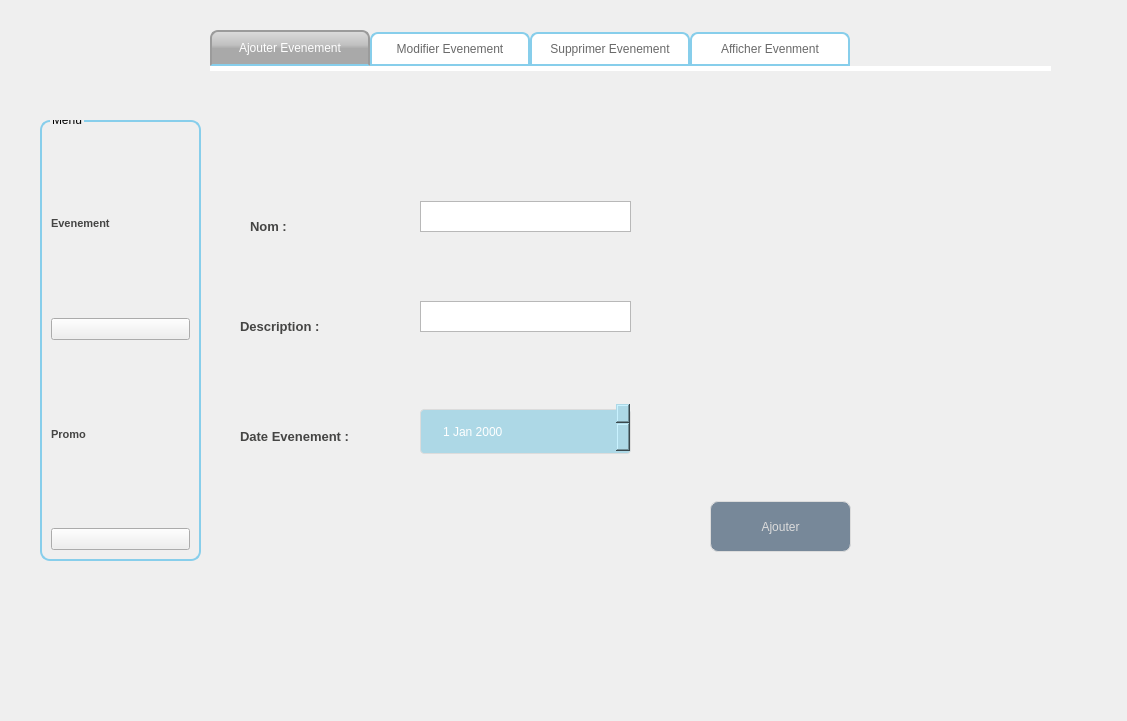
<?xml version="1.0" encoding="UTF-8"?>
<ui version="4.0">
 <class>EvenementInter</class>
 <widget class="QDialog" name="EvenementInter">
  <property name="geometry">
   <rect>
    <x>0</x>
    <y>0</y>
    <width>1127</width>
    <height>721</height>
   </rect>
  </property>
  <property name="windowTitle">
   <string>Dialog</string>
  </property>
  <widget class="QTabWidget" name="tabWidget">
   <property name="geometry">
    <rect>
     <x>210</x>
     <y>30</y>
     <width>841</width>
     <height>641</height>
    </rect>
   </property>
   <property name="styleSheet">
    <string notr="true">QTabWidget::pane { /* The tab widget frame */
border-top: 5px solid white ;
}
/* Style the tab using the tab sub-control. Note that it reads QTabBar _not_ QTabWidget */
QTabBar::tab {
background: #FFFFFF;
border: 2px solid #87CEEB;
border-bottom-color: #87CEEB; /* same as the pane color */
border-top-left-radius:8px;
border-top-right-radius: 8px;
min-width: 140px;
padding: 8px;
color: #696969;


}
QTabBar::tab:selected, QTabBar::tab:hover {
background: qlineargradient(x1: 0, y1: 0, x2: 0, y2: 1, stop: 0 #DCDCDC, stop: 0.4 #C0C0C0, stop: 0.5 #A9A9A9, stop: 1.0 #A9A9A9);
}
QTabBar::tab:selected {
border-color: #9B9B9B;
border-bottom-color: #87CEEB; /* same as pane color */
color: #FFFFFF;
;

}
QTabBar::tab:!selected {
margin-top: 2px; /* make non-selected tabs look smaller */
}
QLineEdit {
  width: 100%;
  padding: 12px 20px;
  margin: 8px 0;
  display: inline-block;
  border: 1px solid #ccc;
  border-radius: 4px;
  box-sizing: border-box;
}</string>
   </property>
   <property name="currentIndex">
    <number>0</number>
   </property>
   <widget class="QWidget" name="tab">
    <attribute name="title">
     <string>Ajouter Evenement</string>
    </attribute>
    <widget class="QDateEdit" name="dateEdit">
     <property name="geometry">
      <rect>
       <x>210</x>
       <y>330</y>
       <width>211</width>
       <height>61</height>
      </rect>
     </property>
     <property name="styleSheet">
      <string notr="true">background-color: rgb(250, 211, 0);
width: 100%;
  padding: 12px 20px;
  margin: 8px 0;
  display: inline-block;
  border: 1px solid #dcdcdc;
  border-radius: 4px;
  box-sizing: border-box;
  background: #ADD8E6;
  color: #FFFFFF;</string>
     </property>
    </widget>
    <widget class="QLabel" name="label_13">
     <property name="geometry">
      <rect>
       <x>40</x>
       <y>130</y>
       <width>101</width>
       <height>51</height>
      </rect>
     </property>
     <property name="styleSheet">
      <string notr="true">background-color: transparent;
font: 8pt &quot;Castellar&quot;;
	color: #454544;
	font-weight: bold;
	font-size: 13px;
border:none;

</string>
     </property>
     <property name="text">
      <string>Nom :</string>
     </property>
    </widget>
    <widget class="QLabel" name="label_14">
     <property name="geometry">
      <rect>
       <x>30</x>
       <y>240</y>
       <width>161</width>
       <height>31</height>
      </rect>
     </property>
     <property name="styleSheet">
      <string notr="true">background-color: transparent;
font: 8pt &quot;Castellar&quot;;
	color: #454544;
	font-weight: bold;
	font-size: 13px;
border:none;</string>
     </property>
     <property name="text">
      <string>Description :</string>
     </property>
    </widget>
    <widget class="QLabel" name="label_12">
     <property name="geometry">
      <rect>
       <x>30</x>
       <y>350</y>
       <width>191</width>
       <height>31</height>
      </rect>
     </property>
     <property name="styleSheet">
      <string notr="true">background-color: transparent;
font: 8pt &quot;Castellar&quot;;
	color: #454544;
	font-weight: bold;
	font-size: 13px;
border:none;</string>
     </property>
     <property name="text">
      <string>Date Evenement :</string>
     </property>
    </widget>
    <widget class="QPushButton" name="AjouterBouton">
     <property name="geometry">
      <rect>
       <x>500</x>
       <y>430</y>
       <width>141</width>
       <height>51</height>
      </rect>
     </property>
     <property name="styleSheet">
      <string notr="true">QPushButton {
	font: 87 8pt &quot;Segoe UI Black&quot;;
color: #dcdcdc;
background:#778899;
border: none;
border: 1px solid #DCDCDC;
border-radius: 8px;

}
QPushButton:hover {
color:#fff;
font: 87 8pt &quot;Segoe UI Black&quot;;
background:#ADD8E6;
border: none;
}</string>
     </property>
     <property name="text">
      <string>Ajouter</string>
     </property>
    </widget>
    <widget class="QTextEdit" name="Nom">
     <property name="geometry">
      <rect>
       <x>210</x>
       <y>130</y>
       <width>211</width>
       <height>31</height>
      </rect>
     </property>
     <property name="styleSheet">
      <string notr="true">QLineEdit {
  width: 100%;
  padding: 12px 20px;
  margin: 8px 0;
  display: inline-block;
  border: 1px solid #dcdcdc;
  border-radius: 4px;
  box-sizing: border-box;
  background: #ADD8E6;
  color: #FFFFFF;
}</string>
     </property>
    </widget>
    <widget class="QTextEdit" name="Description">
     <property name="geometry">
      <rect>
       <x>210</x>
       <y>230</y>
       <width>211</width>
       <height>31</height>
      </rect>
     </property>
     <property name="styleSheet">
      <string notr="true">
QLineEdit {
  width: 100%;
  padding: 12px 20px;
  margin: 8px 0;
  display: inline-block;
  border: 1px solid #dcdcdc;
  border-radius: 4px;
  box-sizing: border-box;
  background: #87CEEB;
  color: #FFFFFF;
}</string>
     </property>
    </widget>
   </widget>
   <widget class="QWidget" name="tab_4">
    <attribute name="title">
     <string>Modifier Evenement</string>
    </attribute>
    <widget class="QLabel" name="label_2">
     <property name="geometry">
      <rect>
       <x>40</x>
       <y>100</y>
       <width>81</width>
       <height>31</height>
      </rect>
     </property>
     <property name="styleSheet">
      <string notr="true">background-color: transparent;
font: 8pt &quot;Castellar&quot;;
	color: #454544;
	font-weight: bold;
	font-size: 13px;
border:none;</string>
     </property>
     <property name="text">
      <string>ID evennement</string>
     </property>
    </widget>
    <widget class="QComboBox" name="comboBox_modif">
     <property name="geometry">
      <rect>
       <x>190</x>
       <y>90</y>
       <width>181</width>
       <height>61</height>
      </rect>
     </property>
     <property name="styleSheet">
      <string notr="true">background-color: rgb(250, 211, 0);
width: 100%;
  padding: 12px 20px;
  margin: 8px 0;
  display: inline-block;
  border: 1px solid #dcdcdc;
  border-radius: 4px;
  box-sizing: border-box;
  background: #ADD8E6;
  color: #FFFFFF;</string>
     </property>
    </widget>
    <widget class="QLabel" name="label_28">
     <property name="geometry">
      <rect>
       <x>40</x>
       <y>190</y>
       <width>91</width>
       <height>31</height>
      </rect>
     </property>
     <property name="styleSheet">
      <string notr="true">background-color: transparent;
font: 8pt &quot;Castellar&quot;;
	color: #454544;
	font-weight: bold;
	font-size: 13px;
border:none;</string>
     </property>
     <property name="text">
      <string>Nom :</string>
     </property>
    </widget>
    <widget class="QLineEdit" name="nommodif">
     <property name="geometry">
      <rect>
       <x>190</x>
       <y>180</y>
       <width>181</width>
       <height>61</height>
      </rect>
     </property>
     <property name="styleSheet">
      <string notr="true">
QLineEdit {
  width: 100%;
  padding: 12px 20px;
  margin: 8px 0;
  display: inline-block;
  border: 1px solid #dcdcdc;
  border-radius: 4px;
  box-sizing: border-box;
  background: #87CEEB;
  color: #FFFFFF;
}</string>
     </property>
    </widget>
    <widget class="QLabel" name="label_27">
     <property name="geometry">
      <rect>
       <x>40</x>
       <y>280</y>
       <width>91</width>
       <height>31</height>
      </rect>
     </property>
     <property name="styleSheet">
      <string notr="true">background-color: transparent;
font: 8pt &quot;Castellar&quot;;
	color: #454544;
	font-weight: bold;
	font-size: 13px;
border:none;</string>
     </property>
     <property name="text">
      <string>Description :</string>
     </property>
    </widget>
    <widget class="QLineEdit" name="descmodif">
     <property name="geometry">
      <rect>
       <x>190</x>
       <y>270</y>
       <width>181</width>
       <height>61</height>
      </rect>
     </property>
     <property name="styleSheet">
      <string notr="true">QLineEdit {
  width: 100%;
  padding: 12px 20px;
  margin: 8px 0;
  display: inline-block;
  border: 1px solid #dcdcdc;
  border-radius: 4px;
  box-sizing: border-box;
  background: #87CEEB;
  color: #FFFFFF;
}
</string>
     </property>
    </widget>
    <widget class="QLabel" name="label_29">
     <property name="geometry">
      <rect>
       <x>40</x>
       <y>380</y>
       <width>91</width>
       <height>31</height>
      </rect>
     </property>
     <property name="styleSheet">
      <string notr="true">background-color: transparent;
font: 8pt &quot;Castellar&quot;;
	color: #454544;
	font-weight: bold;
	font-size: 13px;
border:none;</string>
     </property>
     <property name="text">
      <string>Date Evenement :</string>
     </property>
    </widget>
    <widget class="QDateEdit" name="datemodif">
     <property name="geometry">
      <rect>
       <x>190</x>
       <y>370</y>
       <width>181</width>
       <height>71</height>
      </rect>
     </property>
     <property name="styleSheet">
      <string notr="true">background-color: rgb(250, 211, 0);
width: 100%;
  padding: 12px 20px;
  margin: 8px 0;
  display: inline-block;
  border: 1px solid #dcdcdc;
  border-radius: 4px;
  box-sizing: border-box;
  background: #ADD8E6;
  color: #FFFFFF;</string>
     </property>
    </widget>
    <widget class="QPushButton" name="modifiebtn">
     <property name="geometry">
      <rect>
       <x>500</x>
       <y>440</y>
       <width>141</width>
       <height>51</height>
      </rect>
     </property>
     <property name="styleSheet">
      <string notr="true">QPushButton {
	font: 87 8pt &quot;Segoe UI Black&quot;;
color: #dcdcdc;
background:#778899;
border: none;
border: 1px solid #DCDCDC;
border-radius: 8px;

}
QPushButton:hover {
color:#fff;
font: 87 8pt &quot;Segoe UI Black&quot;;
background:#ADD8E6;
border: none;
}</string>
     </property>
     <property name="text">
      <string>Modifier</string>
     </property>
    </widget>
   </widget>
   <widget class="QWidget" name="tab_3">
    <attribute name="title">
     <string>Supprimer Evenement</string>
    </attribute>
    <widget class="QComboBox" name="comboBox">
     <property name="geometry">
      <rect>
       <x>360</x>
       <y>50</y>
       <width>121</width>
       <height>61</height>
      </rect>
     </property>
     <property name="styleSheet">
      <string notr="true">background-color: rgb(250, 211, 0);
width: 100%;
  padding: 12px 20px;
  margin: 8px 0;
  display: inline-block;
  border: 1px solid #dcdcdc;
  border-radius: 4px;
  box-sizing: border-box;
  background: #ADD8E6;
  color: #FFFFFF;</string>
     </property>
    </widget>
    <widget class="QLabel" name="label">
     <property name="geometry">
      <rect>
       <x>220</x>
       <y>60</y>
       <width>141</width>
       <height>31</height>
      </rect>
     </property>
     <property name="styleSheet">
      <string notr="true">background-color: transparent;
font: 8pt &quot;Castellar&quot;;
	color: #454544;
	font-weight: bold;
	font-size: 13px;
border:none;</string>
     </property>
     <property name="text">
      <string>ID evennement</string>
     </property>
    </widget>
    <widget class="QTextBrowser" name="Nomval">
     <property name="geometry">
      <rect>
       <x>200</x>
       <y>160</y>
       <width>256</width>
       <height>31</height>
      </rect>
     </property>
     <property name="styleSheet">
      <string notr="true">QLineEdit {
  width: 100%;
  padding: 12px 20px;
  margin: 8px 0;
  display: inline-block;
  border: 1px solid #dcdcdc;
  border-radius: 4px;
  box-sizing: border-box;
  background: #ADD8E6;
  color: #FFFFFF;
}</string>
     </property>
    </widget>
    <widget class="QTextBrowser" name="Dateeventval">
     <property name="geometry">
      <rect>
       <x>200</x>
       <y>430</y>
       <width>256</width>
       <height>31</height>
      </rect>
     </property>
     <property name="styleSheet">
      <string notr="true">
QLineEdit {
  width: 100%;
  padding: 12px 20px;
  margin: 8px 0;
  display: inline-block;
  border: 1px solid #dcdcdc;
  border-radius: 4px;
  box-sizing: border-box;
  background: #87CEEB;
  color: #FFFFFF;
}</string>
     </property>
    </widget>
    <widget class="QLabel" name="label_24">
     <property name="geometry">
      <rect>
       <x>40</x>
       <y>140</y>
       <width>81</width>
       <height>61</height>
      </rect>
     </property>
     <property name="styleSheet">
      <string notr="true">background-color: transparent;
font: 8pt &quot;Castellar&quot;;
	color: #454544;
	font-weight: bold;
	font-size: 13px;
border:none;</string>
     </property>
     <property name="text">
      <string>Nom :</string>
     </property>
    </widget>
    <widget class="QLabel" name="label_25">
     <property name="geometry">
      <rect>
       <x>40</x>
       <y>290</y>
       <width>181</width>
       <height>31</height>
      </rect>
     </property>
     <property name="styleSheet">
      <string notr="true">background-color: transparent;
font: 8pt &quot;Castellar&quot;;
	color: #454544;
	font-weight: bold;
	font-size: 13px;
border:none;</string>
     </property>
     <property name="text">
      <string>Description :</string>
     </property>
    </widget>
    <widget class="QLabel" name="label_26">
     <property name="geometry">
      <rect>
       <x>40</x>
       <y>430</y>
       <width>171</width>
       <height>31</height>
      </rect>
     </property>
     <property name="styleSheet">
      <string notr="true">background-color: transparent;
font: 8pt &quot;Castellar&quot;;
	color: #454544;
	font-weight: bold;
	font-size: 13px;
border:none;</string>
     </property>
     <property name="text">
      <string>Date Evenement :</string>
     </property>
    </widget>
    <widget class="QPushButton" name="SupprimerBouton">
     <property name="geometry">
      <rect>
       <x>480</x>
       <y>490</y>
       <width>121</width>
       <height>51</height>
      </rect>
     </property>
     <property name="styleSheet">
      <string notr="true">QPushButton {
	font: 87 8pt &quot;Segoe UI Black&quot;;
color: #dcdcdc;
background:#778899;
border: none;
border: 1px solid #DCDCDC;
border-radius: 8px;

}
QPushButton:hover {
color:#fff;
font: 87 8pt &quot;Segoe UI Black&quot;;
background:#ADD8E6;
border: none;
}</string>
     </property>
     <property name="text">
      <string>Supprimer</string>
     </property>
    </widget>
    <widget class="QTextBrowser" name="Descriptionval">
     <property name="geometry">
      <rect>
       <x>200</x>
       <y>290</y>
       <width>256</width>
       <height>31</height>
      </rect>
     </property>
     <property name="styleSheet">
      <string notr="true">
QLineEdit {
  width: 100%;
  padding: 12px 20px;
  margin: 8px 0;
  display: inline-block;
  border: 1px solid #dcdcdc;
  border-radius: 4px;
  box-sizing: border-box;
  background: #87CEEB;
  color: #FFFFFF;
}</string>
     </property>
    </widget>
   </widget>
   <widget class="QWidget" name="tab_2">
    <attribute name="title">
     <string>Afficher Evenment</string>
    </attribute>
    <widget class="QTableView" name="tablemodifier">
     <property name="geometry">
      <rect>
       <x>10</x>
       <y>160</y>
       <width>741</width>
       <height>251</height>
      </rect>
     </property>
     <property name="autoFillBackground">
      <bool>false</bool>
     </property>
     <property name="styleSheet">
      <string notr="true">border: 2px solid #87CEEB;
border-radius: 8px;</string>
     </property>
    </widget>
    <widget class="QPushButton" name="PDF">
     <property name="geometry">
      <rect>
       <x>570</x>
       <y>430</y>
       <width>131</width>
       <height>28</height>
      </rect>
     </property>
     <property name="styleSheet">
      <string notr="true">QPushButton {
	font: 87 8pt &quot;Segoe UI Black&quot;;
color: #dcdcdc;
background:#778899;
border: none;
border: 1px solid #DCDCDC;
border-radius: 8px;

}
QPushButton:hover {
color:#fff;
font: 87 8pt &quot;Segoe UI Black&quot;;
background:#ADD8E6;
border: none;
}</string>
     </property>
     <property name="text">
      <string>IPRIMER PDF</string>
     </property>
    </widget>
   </widget>
  </widget>
  <widget class="QGroupBox" name="groupBox_4">
   <property name="geometry">
    <rect>
     <x>40</x>
     <y>120</y>
     <width>161</width>
     <height>441</height>
    </rect>
   </property>
   <property name="styleSheet">
    <string notr="true">QGroupBox  {
    border: 2px solid gray;
    border-color:  #87CEEB;

    border-radius: 10px;
 

    
}
QGroupBox::title {
    top: -7,5px;
    left: 10px;
}</string>
   </property>
   <property name="title">
    <string>Menu</string>
   </property>
   <layout class="QVBoxLayout" name="verticalLayout_6">
    <item>
     <layout class="QVBoxLayout" name="verticalLayout_5">
      <property name="spacing">
       <number>2</number>
      </property>
      <item>
       <widget class="QLabel" name="label_38">
        <property name="styleSheet">
         <string notr="true">background-color: transparent;
font: 8pt &quot;Castellar&quot;;
	color: #454544;
	font-weight: bold;
	font-size: 11px;
border:none;</string>
        </property>
        <property name="text">
         <string>Evenement</string>
        </property>
       </widget>
      </item>
      <item>
       <widget class="QPushButton" name="btnevent">
        <property name="styleSheet">
         <string notr="true">background-image: url(:/Files/gestion des employes.png);</string>
        </property>
        <property name="text">
         <string/>
        </property>
        <property name="icon">
         <iconset>
          <normaloff>:/colab/icolab.png</normaloff>:/colab/icolab.png</iconset>
        </property>
        <property name="iconSize">
         <size>
          <width>50</width>
          <height>30</height>
         </size>
        </property>
       </widget>
      </item>
      <item>
       <widget class="QLabel" name="label_39">
        <property name="styleSheet">
         <string notr="true">background-color: transparent;
font: 8pt &quot;Castellar&quot;;
	color: #454544;
	font-weight: bold;
	font-size: 11px;
border:none;</string>
        </property>
        <property name="text">
         <string>Promo</string>
        </property>
       </widget>
      </item>
      <item>
       <widget class="QPushButton" name="btnpromo">
        <property name="styleSheet">
         <string notr="true">background-image: url(:/Files/gestion des employes.png);</string>
        </property>
        <property name="text">
         <string/>
        </property>
        <property name="icon">
         <iconset>
          <normaloff>:/reservation/ireservation.png</normaloff>:/reservation/ireservation.png</iconset>
        </property>
        <property name="iconSize">
         <size>
          <width>50</width>
          <height>30</height>
         </size>
        </property>
       </widget>
      </item>
     </layout>
    </item>
   </layout>
  </widget>
 </widget>
 <resources/>
 <connections/>
</ui>
